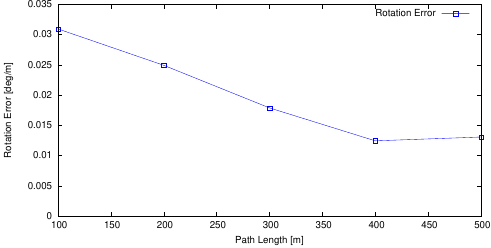

Here is the gnuplot script that generated this plot:
set term postscript eps enhanced color
set output "03_avg_rl.eps"
set size ratio 0.5
set yrange [0:*]
set xlabel "Path Length [m]"
set ylabel "Rotation Error [deg/m]"
plot "03_avg_rl.txt" using 1:($2*57.3) title 'Rotation Error' lc rgb "#0000FF" pt 4 w linespoints
